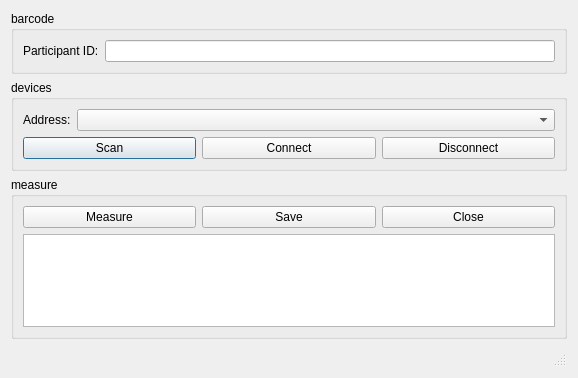
<?xml version="1.0" encoding="UTF-8"?>
<ui version="4.0">
 <class>MainWindow</class>
 <widget class="QDialog" name="MainWindow">
  <property name="geometry">
   <rect>
    <x>0</x>
    <y>0</y>
    <width>578</width>
    <height>378</height>
   </rect>
  </property>
  <property name="windowTitle">
   <string>Temperature Measurement</string>
  </property>
  <layout class="QVBoxLayout" name="verticalLayout_2">
   <item>
    <widget class="QGroupBox" name="idGroupBox">
     <property name="sizePolicy">
      <sizepolicy hsizetype="Preferred" vsizetype="Preferred">
       <horstretch>0</horstretch>
       <verstretch>0</verstretch>
      </sizepolicy>
     </property>
     <property name="title">
      <string>barcode</string>
     </property>
     <layout class="QHBoxLayout" name="horizontalLayout">
      <item>
       <widget class="QLabel" name="iDlabel">
        <property name="text">
         <string>Participant ID:</string>
        </property>
        <property name="buddy">
         <cstring>barcodeLineEdit</cstring>
        </property>
       </widget>
      </item>
      <item>
       <widget class="QLineEdit" name="barcodeLineEdit">
        <property name="inputMask">
         <string/>
        </property>
        <property name="text">
         <string/>
        </property>
        <property name="maxLength">
         <number>32767</number>
        </property>
        <property name="cursorPosition">
         <number>0</number>
        </property>
        <property name="clearButtonEnabled">
         <bool>true</bool>
        </property>
       </widget>
      </item>
     </layout>
    </widget>
   </item>
   <item>
    <widget class="QGroupBox" name="devicesGroupBox">
     <property name="title">
      <string>devices</string>
     </property>
     <layout class="QVBoxLayout" name="verticalLayout">
      <item>
       <layout class="QHBoxLayout" name="horizontalLayout_3">
        <item>
         <widget class="QLabel" name="macLabel">
          <property name="text">
           <string>Address:</string>
          </property>
         </widget>
        </item>
        <item>
         <widget class="QComboBox" name="deviceComboBox">
          <property name="sizePolicy">
           <sizepolicy hsizetype="Preferred" vsizetype="Fixed">
            <horstretch>1</horstretch>
            <verstretch>0</verstretch>
           </sizepolicy>
          </property>
         </widget>
        </item>
       </layout>
      </item>
      <item>
       <layout class="QHBoxLayout" name="horizontalLayout_2">
        <item>
         <widget class="QPushButton" name="scanButton">
          <property name="text">
           <string>Scan</string>
          </property>
         </widget>
        </item>
        <item>
         <widget class="QPushButton" name="connectButton">
          <property name="text">
           <string>Connect</string>
          </property>
         </widget>
        </item>
        <item>
         <widget class="QPushButton" name="disconnectButton">
          <property name="text">
           <string>Disconnect</string>
          </property>
         </widget>
        </item>
       </layout>
      </item>
     </layout>
    </widget>
   </item>
   <item>
    <widget class="QGroupBox" name="measureGroupBox">
     <property name="sizePolicy">
      <sizepolicy hsizetype="Preferred" vsizetype="Preferred">
       <horstretch>0</horstretch>
       <verstretch>0</verstretch>
      </sizepolicy>
     </property>
     <property name="title">
      <string>measure</string>
     </property>
     <layout class="QVBoxLayout" name="verticalLayout_3" stretch="0,0">
      <item>
       <layout class="QHBoxLayout" name="horizontalLayout_4">
        <item>
         <widget class="QPushButton" name="measureButton">
          <property name="text">
           <string>Measure</string>
          </property>
         </widget>
        </item>
        <item>
         <widget class="QPushButton" name="saveButton">
          <property name="sizePolicy">
           <sizepolicy hsizetype="Minimum" vsizetype="Fixed">
            <horstretch>0</horstretch>
            <verstretch>0</verstretch>
           </sizepolicy>
          </property>
          <property name="text">
           <string>Save</string>
          </property>
         </widget>
        </item>
        <item>
         <widget class="QPushButton" name="closeButton">
          <property name="text">
           <string>Close</string>
          </property>
         </widget>
        </item>
       </layout>
      </item>
      <item>
       <widget class="QTableView" name="testdataTableView"/>
      </item>
     </layout>
    </widget>
   </item>
   <item>
    <widget class="QStatusBar" name="statusBar"/>
   </item>
  </layout>
 </widget>
 <resources/>
 <connections/>
</ui>
